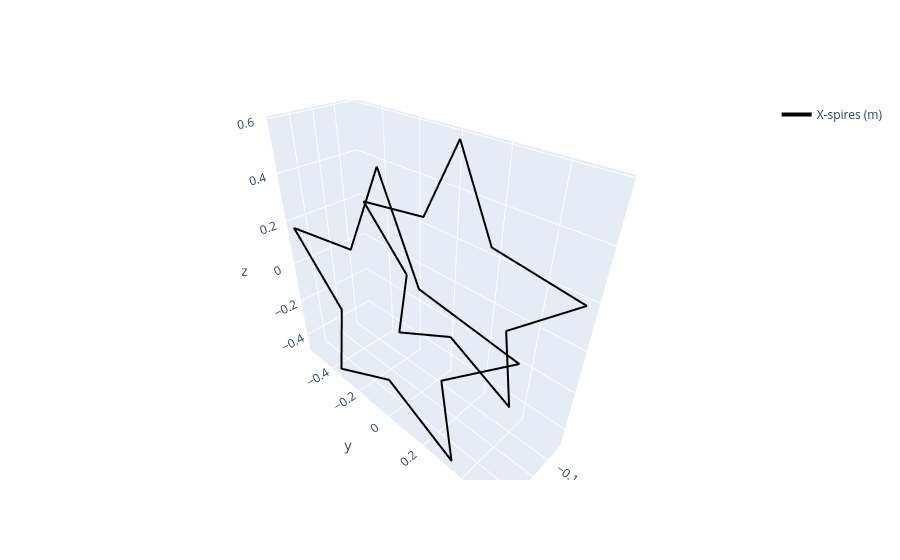

Notebook code for this chart:
### Markdown cell above
Set Spires geometry

### Code cell
##Spawn spires
spires_x_st = X_coil.star_spires(num_seg, star_points=5)

f0 = None
f0 = hplot.plot_spires(f0, spires_x_st, color='black', row=None, col=None)

# Plot the square spires
f0.show()

### Figure 1 — Plotly figure (JSON) as saved in the notebook; plotly's stock layout.template omitted (floating-point values rounded to 4 significant figures; data arrays with more than 128 entries replaced by an {"elided": "..."} marker saying what was removed)
{"data": [{"legendgroup": "X-spires (m)", "line": {"color": "black", "width": 4}, "mode": "lines", "name": "X-spires (m)", "showlegend": true, "type": "scatter3d", "x": {"elided": "400 float values"}, "y": {"elided": "400 float values"}, "z": {"elided": "400 float values"}}, {"legendgroup": "X-spires (m)", "line": {"color": "black", "width": 4}, "mode": "lines", "showlegend": false, "type": "scatter3d", "x": {"elided": "400 float values"}, "y": {"elided": "400 float values"}, "z": {"elided": "400 float values"}}], "layout": {}}
